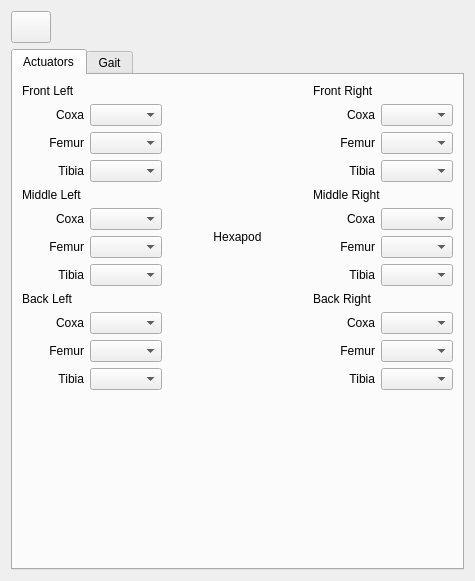
<?xml version="1.0" encoding="UTF-8"?>
<ui version="4.0">
 <class>LeggedLobeWidget</class>
 <widget class="QWidget" name="LeggedLobeWidget">
  <property name="geometry">
   <rect>
    <x>0</x>
    <y>0</y>
    <width>475</width>
    <height>581</height>
   </rect>
  </property>
  <property name="windowTitle">
   <string>Form</string>
  </property>
  <layout class="QVBoxLayout" name="verticalLayout">
   <item>
    <layout class="QHBoxLayout" name="horizontalLayout">
     <item>
      <widget class="QPushButton" name="pushButtonDelete">
       <property name="sizePolicy">
        <sizepolicy hsizetype="Minimum" vsizetype="Minimum">
         <horstretch>0</horstretch>
         <verstretch>0</verstretch>
        </sizepolicy>
       </property>
       <property name="minimumSize">
        <size>
         <width>32</width>
         <height>32</height>
        </size>
       </property>
       <property name="text">
        <string/>
       </property>
       <property name="icon">
        <iconset resource="../../libres/resources/icons.qrc">
         <normaloff>:/icons/trash.svg</normaloff>:/icons/trash.svg</iconset>
       </property>
      </widget>
     </item>
     <item>
      <spacer name="horizontalSpacer">
       <property name="orientation">
        <enum>Qt::Horizontal</enum>
       </property>
       <property name="sizeHint" stdset="0">
        <size>
         <width>40</width>
         <height>20</height>
        </size>
       </property>
      </spacer>
     </item>
    </layout>
   </item>
   <item>
    <widget class="QTabWidget" name="tabWidget">
     <property name="currentIndex">
      <number>0</number>
     </property>
     <widget class="QWidget" name="tabActuators">
      <attribute name="title">
       <string>Actuators</string>
      </attribute>
      <layout class="QGridLayout" name="gridLayout_7">
       <item row="0" column="2">
        <layout class="QGridLayout" name="gridLayout_4">
         <item row="2" column="1">
          <widget class="ActuatorSelector" name="comboBoxLimitSwitchStartPin_10">
           <property name="enabled">
            <bool>true</bool>
           </property>
           <property name="sizePolicy">
            <sizepolicy hsizetype="Minimum" vsizetype="Minimum">
             <horstretch>0</horstretch>
             <verstretch>0</verstretch>
            </sizepolicy>
           </property>
           <property name="toolTip">
            <string>The actuator responsible for steering the forward facing set of wheels.</string>
           </property>
          </widget>
         </item>
         <item row="3" column="1">
          <widget class="ActuatorSelector" name="comboBoxLimitSwitchStartPin_11">
           <property name="enabled">
            <bool>true</bool>
           </property>
           <property name="sizePolicy">
            <sizepolicy hsizetype="Minimum" vsizetype="Minimum">
             <horstretch>0</horstretch>
             <verstretch>0</verstretch>
            </sizepolicy>
           </property>
           <property name="toolTip">
            <string>The actuator responsible for steering the forward facing set of wheels.</string>
           </property>
          </widget>
         </item>
         <item row="3" column="0">
          <widget class="QLabel" name="label_13">
           <property name="sizePolicy">
            <sizepolicy hsizetype="Minimum" vsizetype="Minimum">
             <horstretch>0</horstretch>
             <verstretch>0</verstretch>
            </sizepolicy>
           </property>
           <property name="text">
            <string>Tibia</string>
           </property>
           <property name="alignment">
            <set>Qt::AlignRight|Qt::AlignTrailing|Qt::AlignVCenter</set>
           </property>
          </widget>
         </item>
         <item row="1" column="0">
          <widget class="QLabel" name="label_14">
           <property name="sizePolicy">
            <sizepolicy hsizetype="Minimum" vsizetype="Minimum">
             <horstretch>0</horstretch>
             <verstretch>0</verstretch>
            </sizepolicy>
           </property>
           <property name="text">
            <string>Coxa</string>
           </property>
           <property name="alignment">
            <set>Qt::AlignRight|Qt::AlignTrailing|Qt::AlignVCenter</set>
           </property>
          </widget>
         </item>
         <item row="1" column="1">
          <widget class="ActuatorSelector" name="comboBoxLimitSwitchStartPin_12">
           <property name="enabled">
            <bool>true</bool>
           </property>
           <property name="sizePolicy">
            <sizepolicy hsizetype="Minimum" vsizetype="Minimum">
             <horstretch>0</horstretch>
             <verstretch>0</verstretch>
            </sizepolicy>
           </property>
           <property name="toolTip">
            <string>The actuator responsible for steering the forward facing set of wheels.</string>
           </property>
          </widget>
         </item>
         <item row="2" column="0">
          <widget class="QLabel" name="label_15">
           <property name="sizePolicy">
            <sizepolicy hsizetype="Minimum" vsizetype="Minimum">
             <horstretch>0</horstretch>
             <verstretch>0</verstretch>
            </sizepolicy>
           </property>
           <property name="text">
            <string>Femur</string>
           </property>
           <property name="alignment">
            <set>Qt::AlignRight|Qt::AlignTrailing|Qt::AlignVCenter</set>
           </property>
          </widget>
         </item>
         <item row="0" column="0" colspan="2">
          <widget class="QLabel" name="label_16">
           <property name="text">
            <string>Front Right</string>
           </property>
          </widget>
         </item>
        </layout>
       </item>
       <item row="2" column="0">
        <layout class="QGridLayout" name="gridLayout_3">
         <item row="2" column="1">
          <widget class="ActuatorSelector" name="comboBoxLimitSwitchStartPin_7">
           <property name="enabled">
            <bool>true</bool>
           </property>
           <property name="sizePolicy">
            <sizepolicy hsizetype="Minimum" vsizetype="Minimum">
             <horstretch>0</horstretch>
             <verstretch>0</verstretch>
            </sizepolicy>
           </property>
           <property name="toolTip">
            <string>The actuator responsible for steering the forward facing set of wheels.</string>
           </property>
          </widget>
         </item>
         <item row="3" column="1">
          <widget class="ActuatorSelector" name="comboBoxLimitSwitchStartPin_8">
           <property name="enabled">
            <bool>true</bool>
           </property>
           <property name="sizePolicy">
            <sizepolicy hsizetype="Minimum" vsizetype="Minimum">
             <horstretch>0</horstretch>
             <verstretch>0</verstretch>
            </sizepolicy>
           </property>
           <property name="toolTip">
            <string>The actuator responsible for steering the forward facing set of wheels.</string>
           </property>
          </widget>
         </item>
         <item row="3" column="0">
          <widget class="QLabel" name="label_7">
           <property name="sizePolicy">
            <sizepolicy hsizetype="Minimum" vsizetype="Minimum">
             <horstretch>0</horstretch>
             <verstretch>0</verstretch>
            </sizepolicy>
           </property>
           <property name="text">
            <string>Tibia</string>
           </property>
           <property name="alignment">
            <set>Qt::AlignRight|Qt::AlignTrailing|Qt::AlignVCenter</set>
           </property>
          </widget>
         </item>
         <item row="1" column="0">
          <widget class="QLabel" name="label_8">
           <property name="sizePolicy">
            <sizepolicy hsizetype="Minimum" vsizetype="Minimum">
             <horstretch>0</horstretch>
             <verstretch>0</verstretch>
            </sizepolicy>
           </property>
           <property name="text">
            <string>Coxa</string>
           </property>
           <property name="alignment">
            <set>Qt::AlignRight|Qt::AlignTrailing|Qt::AlignVCenter</set>
           </property>
          </widget>
         </item>
         <item row="1" column="1">
          <widget class="ActuatorSelector" name="comboBoxLimitSwitchStartPin_9">
           <property name="enabled">
            <bool>true</bool>
           </property>
           <property name="sizePolicy">
            <sizepolicy hsizetype="Minimum" vsizetype="Minimum">
             <horstretch>0</horstretch>
             <verstretch>0</verstretch>
            </sizepolicy>
           </property>
           <property name="toolTip">
            <string>The actuator responsible for steering the forward facing set of wheels.</string>
           </property>
          </widget>
         </item>
         <item row="2" column="0">
          <widget class="QLabel" name="label_9">
           <property name="sizePolicy">
            <sizepolicy hsizetype="Minimum" vsizetype="Minimum">
             <horstretch>0</horstretch>
             <verstretch>0</verstretch>
            </sizepolicy>
           </property>
           <property name="text">
            <string>Femur</string>
           </property>
           <property name="alignment">
            <set>Qt::AlignRight|Qt::AlignTrailing|Qt::AlignVCenter</set>
           </property>
          </widget>
         </item>
         <item row="0" column="0" colspan="2">
          <widget class="QLabel" name="label_12">
           <property name="text">
            <string>Back Left</string>
           </property>
          </widget>
         </item>
        </layout>
       </item>
       <item row="1" column="0">
        <layout class="QGridLayout" name="gridLayout_2">
         <item row="2" column="1">
          <widget class="ActuatorSelector" name="comboBoxLimitSwitchStartPin_4">
           <property name="enabled">
            <bool>true</bool>
           </property>
           <property name="sizePolicy">
            <sizepolicy hsizetype="Minimum" vsizetype="Minimum">
             <horstretch>0</horstretch>
             <verstretch>0</verstretch>
            </sizepolicy>
           </property>
           <property name="toolTip">
            <string>The actuator responsible for steering the forward facing set of wheels.</string>
           </property>
          </widget>
         </item>
         <item row="3" column="1">
          <widget class="ActuatorSelector" name="comboBoxLimitSwitchStartPin_5">
           <property name="enabled">
            <bool>true</bool>
           </property>
           <property name="sizePolicy">
            <sizepolicy hsizetype="Minimum" vsizetype="Minimum">
             <horstretch>0</horstretch>
             <verstretch>0</verstretch>
            </sizepolicy>
           </property>
           <property name="toolTip">
            <string>The actuator responsible for steering the forward facing set of wheels.</string>
           </property>
          </widget>
         </item>
         <item row="3" column="0">
          <widget class="QLabel" name="label_4">
           <property name="sizePolicy">
            <sizepolicy hsizetype="Minimum" vsizetype="Minimum">
             <horstretch>0</horstretch>
             <verstretch>0</verstretch>
            </sizepolicy>
           </property>
           <property name="text">
            <string>Tibia</string>
           </property>
           <property name="alignment">
            <set>Qt::AlignRight|Qt::AlignTrailing|Qt::AlignVCenter</set>
           </property>
          </widget>
         </item>
         <item row="1" column="0">
          <widget class="QLabel" name="label_5">
           <property name="sizePolicy">
            <sizepolicy hsizetype="Minimum" vsizetype="Minimum">
             <horstretch>0</horstretch>
             <verstretch>0</verstretch>
            </sizepolicy>
           </property>
           <property name="text">
            <string>Coxa</string>
           </property>
           <property name="alignment">
            <set>Qt::AlignRight|Qt::AlignTrailing|Qt::AlignVCenter</set>
           </property>
          </widget>
         </item>
         <item row="1" column="1">
          <widget class="ActuatorSelector" name="comboBoxLimitSwitchStartPin_6">
           <property name="enabled">
            <bool>true</bool>
           </property>
           <property name="sizePolicy">
            <sizepolicy hsizetype="Minimum" vsizetype="Minimum">
             <horstretch>0</horstretch>
             <verstretch>0</verstretch>
            </sizepolicy>
           </property>
           <property name="toolTip">
            <string>The actuator responsible for steering the forward facing set of wheels.</string>
           </property>
          </widget>
         </item>
         <item row="2" column="0">
          <widget class="QLabel" name="label_6">
           <property name="sizePolicy">
            <sizepolicy hsizetype="Minimum" vsizetype="Minimum">
             <horstretch>0</horstretch>
             <verstretch>0</verstretch>
            </sizepolicy>
           </property>
           <property name="text">
            <string>Femur</string>
           </property>
           <property name="alignment">
            <set>Qt::AlignRight|Qt::AlignTrailing|Qt::AlignVCenter</set>
           </property>
          </widget>
         </item>
         <item row="0" column="0" colspan="2">
          <widget class="QLabel" name="label_11">
           <property name="text">
            <string>Middle Left</string>
           </property>
          </widget>
         </item>
        </layout>
       </item>
       <item row="0" column="0">
        <layout class="QGridLayout" name="gridLayout">
         <item row="2" column="1">
          <widget class="ActuatorSelector" name="comboBoxLimitSwitchStartPin_2">
           <property name="enabled">
            <bool>true</bool>
           </property>
           <property name="sizePolicy">
            <sizepolicy hsizetype="Minimum" vsizetype="Minimum">
             <horstretch>0</horstretch>
             <verstretch>0</verstretch>
            </sizepolicy>
           </property>
           <property name="toolTip">
            <string>The actuator responsible for steering the forward facing set of wheels.</string>
           </property>
          </widget>
         </item>
         <item row="3" column="1">
          <widget class="ActuatorSelector" name="comboBoxLimitSwitchStartPin_3">
           <property name="enabled">
            <bool>true</bool>
           </property>
           <property name="sizePolicy">
            <sizepolicy hsizetype="Minimum" vsizetype="Minimum">
             <horstretch>0</horstretch>
             <verstretch>0</verstretch>
            </sizepolicy>
           </property>
           <property name="toolTip">
            <string>The actuator responsible for steering the forward facing set of wheels.</string>
           </property>
          </widget>
         </item>
         <item row="3" column="0">
          <widget class="QLabel" name="label_3">
           <property name="sizePolicy">
            <sizepolicy hsizetype="Minimum" vsizetype="Minimum">
             <horstretch>0</horstretch>
             <verstretch>0</verstretch>
            </sizepolicy>
           </property>
           <property name="text">
            <string>Tibia</string>
           </property>
           <property name="alignment">
            <set>Qt::AlignRight|Qt::AlignTrailing|Qt::AlignVCenter</set>
           </property>
          </widget>
         </item>
         <item row="1" column="0">
          <widget class="QLabel" name="label">
           <property name="sizePolicy">
            <sizepolicy hsizetype="Minimum" vsizetype="Minimum">
             <horstretch>0</horstretch>
             <verstretch>0</verstretch>
            </sizepolicy>
           </property>
           <property name="text">
            <string>Coxa</string>
           </property>
           <property name="alignment">
            <set>Qt::AlignRight|Qt::AlignTrailing|Qt::AlignVCenter</set>
           </property>
          </widget>
         </item>
         <item row="1" column="1">
          <widget class="ActuatorSelector" name="comboBoxLimitSwitchStartPin">
           <property name="enabled">
            <bool>true</bool>
           </property>
           <property name="sizePolicy">
            <sizepolicy hsizetype="Minimum" vsizetype="Minimum">
             <horstretch>0</horstretch>
             <verstretch>0</verstretch>
            </sizepolicy>
           </property>
           <property name="toolTip">
            <string>The actuator responsible for steering the forward facing set of wheels.</string>
           </property>
          </widget>
         </item>
         <item row="2" column="0">
          <widget class="QLabel" name="label_2">
           <property name="sizePolicy">
            <sizepolicy hsizetype="Minimum" vsizetype="Minimum">
             <horstretch>0</horstretch>
             <verstretch>0</verstretch>
            </sizepolicy>
           </property>
           <property name="text">
            <string>Femur</string>
           </property>
           <property name="alignment">
            <set>Qt::AlignRight|Qt::AlignTrailing|Qt::AlignVCenter</set>
           </property>
          </widget>
         </item>
         <item row="0" column="0" colspan="2">
          <widget class="QLabel" name="label_10">
           <property name="text">
            <string>Front Left</string>
           </property>
          </widget>
         </item>
        </layout>
       </item>
       <item row="2" column="2">
        <layout class="QGridLayout" name="gridLayout_5">
         <item row="2" column="1">
          <widget class="ActuatorSelector" name="comboBoxLimitSwitchStartPin_13">
           <property name="enabled">
            <bool>true</bool>
           </property>
           <property name="sizePolicy">
            <sizepolicy hsizetype="Minimum" vsizetype="Minimum">
             <horstretch>0</horstretch>
             <verstretch>0</verstretch>
            </sizepolicy>
           </property>
           <property name="toolTip">
            <string>The actuator responsible for steering the forward facing set of wheels.</string>
           </property>
          </widget>
         </item>
         <item row="3" column="1">
          <widget class="ActuatorSelector" name="comboBoxLimitSwitchStartPin_14">
           <property name="enabled">
            <bool>true</bool>
           </property>
           <property name="sizePolicy">
            <sizepolicy hsizetype="Minimum" vsizetype="Minimum">
             <horstretch>0</horstretch>
             <verstretch>0</verstretch>
            </sizepolicy>
           </property>
           <property name="toolTip">
            <string>The actuator responsible for steering the forward facing set of wheels.</string>
           </property>
          </widget>
         </item>
         <item row="3" column="0">
          <widget class="QLabel" name="label_17">
           <property name="sizePolicy">
            <sizepolicy hsizetype="Minimum" vsizetype="Minimum">
             <horstretch>0</horstretch>
             <verstretch>0</verstretch>
            </sizepolicy>
           </property>
           <property name="text">
            <string>Tibia</string>
           </property>
           <property name="alignment">
            <set>Qt::AlignRight|Qt::AlignTrailing|Qt::AlignVCenter</set>
           </property>
          </widget>
         </item>
         <item row="1" column="0">
          <widget class="QLabel" name="label_18">
           <property name="sizePolicy">
            <sizepolicy hsizetype="Minimum" vsizetype="Minimum">
             <horstretch>0</horstretch>
             <verstretch>0</verstretch>
            </sizepolicy>
           </property>
           <property name="text">
            <string>Coxa</string>
           </property>
           <property name="alignment">
            <set>Qt::AlignRight|Qt::AlignTrailing|Qt::AlignVCenter</set>
           </property>
          </widget>
         </item>
         <item row="1" column="1">
          <widget class="ActuatorSelector" name="comboBoxLimitSwitchStartPin_15">
           <property name="enabled">
            <bool>true</bool>
           </property>
           <property name="sizePolicy">
            <sizepolicy hsizetype="Minimum" vsizetype="Minimum">
             <horstretch>0</horstretch>
             <verstretch>0</verstretch>
            </sizepolicy>
           </property>
           <property name="toolTip">
            <string>The actuator responsible for steering the forward facing set of wheels.</string>
           </property>
          </widget>
         </item>
         <item row="2" column="0">
          <widget class="QLabel" name="label_19">
           <property name="sizePolicy">
            <sizepolicy hsizetype="Minimum" vsizetype="Minimum">
             <horstretch>0</horstretch>
             <verstretch>0</verstretch>
            </sizepolicy>
           </property>
           <property name="text">
            <string>Femur</string>
           </property>
           <property name="alignment">
            <set>Qt::AlignRight|Qt::AlignTrailing|Qt::AlignVCenter</set>
           </property>
          </widget>
         </item>
         <item row="0" column="0" colspan="2">
          <widget class="QLabel" name="label_20">
           <property name="text">
            <string>Back Right</string>
           </property>
          </widget>
         </item>
        </layout>
       </item>
       <item row="0" column="1" rowspan="3">
        <widget class="QLabel" name="label_25">
         <property name="text">
          <string>Hexapod</string>
         </property>
         <property name="alignment">
          <set>Qt::AlignCenter</set>
         </property>
        </widget>
       </item>
       <item row="1" column="2">
        <layout class="QGridLayout" name="gridLayout_6">
         <item row="2" column="1">
          <widget class="ActuatorSelector" name="comboBoxLimitSwitchStartPin_16">
           <property name="enabled">
            <bool>true</bool>
           </property>
           <property name="sizePolicy">
            <sizepolicy hsizetype="Minimum" vsizetype="Minimum">
             <horstretch>0</horstretch>
             <verstretch>0</verstretch>
            </sizepolicy>
           </property>
           <property name="toolTip">
            <string>The actuator responsible for steering the forward facing set of wheels.</string>
           </property>
          </widget>
         </item>
         <item row="3" column="1">
          <widget class="ActuatorSelector" name="comboBoxLimitSwitchStartPin_17">
           <property name="enabled">
            <bool>true</bool>
           </property>
           <property name="sizePolicy">
            <sizepolicy hsizetype="Minimum" vsizetype="Minimum">
             <horstretch>0</horstretch>
             <verstretch>0</verstretch>
            </sizepolicy>
           </property>
           <property name="toolTip">
            <string>The actuator responsible for steering the forward facing set of wheels.</string>
           </property>
          </widget>
         </item>
         <item row="3" column="0">
          <widget class="QLabel" name="label_21">
           <property name="sizePolicy">
            <sizepolicy hsizetype="Minimum" vsizetype="Minimum">
             <horstretch>0</horstretch>
             <verstretch>0</verstretch>
            </sizepolicy>
           </property>
           <property name="text">
            <string>Tibia</string>
           </property>
           <property name="alignment">
            <set>Qt::AlignRight|Qt::AlignTrailing|Qt::AlignVCenter</set>
           </property>
          </widget>
         </item>
         <item row="1" column="0">
          <widget class="QLabel" name="label_22">
           <property name="sizePolicy">
            <sizepolicy hsizetype="Minimum" vsizetype="Minimum">
             <horstretch>0</horstretch>
             <verstretch>0</verstretch>
            </sizepolicy>
           </property>
           <property name="text">
            <string>Coxa</string>
           </property>
           <property name="alignment">
            <set>Qt::AlignRight|Qt::AlignTrailing|Qt::AlignVCenter</set>
           </property>
          </widget>
         </item>
         <item row="1" column="1">
          <widget class="ActuatorSelector" name="comboBoxLimitSwitchStartPin_18">
           <property name="enabled">
            <bool>true</bool>
           </property>
           <property name="sizePolicy">
            <sizepolicy hsizetype="Minimum" vsizetype="Minimum">
             <horstretch>0</horstretch>
             <verstretch>0</verstretch>
            </sizepolicy>
           </property>
           <property name="toolTip">
            <string>The actuator responsible for steering the forward facing set of wheels.</string>
           </property>
          </widget>
         </item>
         <item row="2" column="0">
          <widget class="QLabel" name="label_23">
           <property name="sizePolicy">
            <sizepolicy hsizetype="Minimum" vsizetype="Minimum">
             <horstretch>0</horstretch>
             <verstretch>0</verstretch>
            </sizepolicy>
           </property>
           <property name="text">
            <string>Femur</string>
           </property>
           <property name="alignment">
            <set>Qt::AlignRight|Qt::AlignTrailing|Qt::AlignVCenter</set>
           </property>
          </widget>
         </item>
         <item row="0" column="0" colspan="2">
          <widget class="QLabel" name="label_24">
           <property name="text">
            <string>Middle Right</string>
           </property>
          </widget>
         </item>
        </layout>
       </item>
       <item row="3" column="1">
        <spacer name="verticalSpacer">
         <property name="orientation">
          <enum>Qt::Vertical</enum>
         </property>
         <property name="sizeHint" stdset="0">
          <size>
           <width>20</width>
           <height>40</height>
          </size>
         </property>
        </spacer>
       </item>
      </layout>
     </widget>
     <widget class="QWidget" name="tabGait">
      <attribute name="title">
       <string>Gait</string>
      </attribute>
      <layout class="QVBoxLayout" name="verticalLayout_2">
       <property name="leftMargin">
        <number>0</number>
       </property>
       <property name="topMargin">
        <number>0</number>
       </property>
       <property name="rightMargin">
        <number>0</number>
       </property>
       <property name="bottomMargin">
        <number>0</number>
       </property>
       <item>
        <widget class="GaitWidget" name="widgetGait" native="true">
         <property name="sizePolicy">
          <sizepolicy hsizetype="Minimum" vsizetype="Minimum">
           <horstretch>0</horstretch>
           <verstretch>0</verstretch>
          </sizepolicy>
         </property>
        </widget>
       </item>
      </layout>
     </widget>
    </widget>
   </item>
  </layout>
 </widget>
 <customwidgets>
  <customwidget>
   <class>ActuatorSelector</class>
   <extends>QComboBox</extends>
   <header location="global">hardware/actuator/ActuatorSelector.hpp</header>
  </customwidget>
  <customwidget>
   <class>GaitWidget</class>
   <extends>QWidget</extends>
   <header location="global">gait/GaitWidget.hpp</header>
   <container>1</container>
  </customwidget>
 </customwidgets>
 <resources>
  <include location="../../libres/resources/icons.qrc"/>
 </resources>
 <connections/>
</ui>
